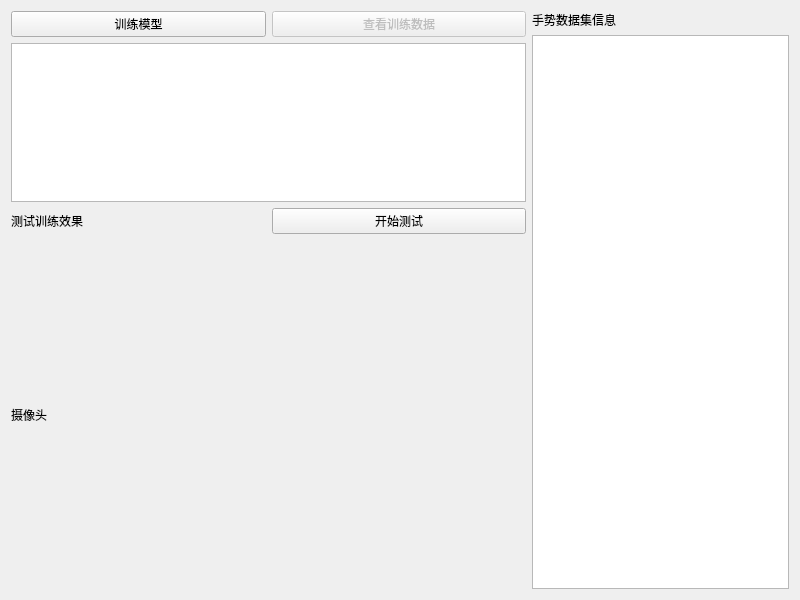
<?xml version="1.0" encoding="UTF-8"?>
<ui version="4.0">
 <class>Form</class>
 <widget class="QWidget" name="Form">
  <property name="geometry">
   <rect>
    <x>0</x>
    <y>0</y>
    <width>800</width>
    <height>600</height>
   </rect>
  </property>
  <property name="windowTitle">
   <string>Form</string>
  </property>
  <layout class="QHBoxLayout" name="horizontalLayout" stretch="2,1">
   <item>
    <layout class="QVBoxLayout" name="verticalLayout_10" stretch="1,2">
     <item>
      <layout class="QVBoxLayout" name="verticalLayout_4">
       <item>
        <layout class="QHBoxLayout" name="horizontalLayout_3">
         <item>
          <widget class="QPushButton" name="btn_train_model">
           <property name="text">
            <string>训练模型</string>
           </property>
          </widget>
         </item>
         <item>
          <widget class="QPushButton" name="btn_get_train_data">
           <property name="enabled">
            <bool>false</bool>
           </property>
           <property name="text">
            <string>查看训练数据</string>
           </property>
          </widget>
         </item>
        </layout>
       </item>
       <item>
        <widget class="QTextBrowser" name="text_debug">
         <property name="sizePolicy">
          <sizepolicy hsizetype="Preferred" vsizetype="Preferred">
           <horstretch>0</horstretch>
           <verstretch>0</verstretch>
          </sizepolicy>
         </property>
        </widget>
       </item>
      </layout>
     </item>
     <item>
      <layout class="QVBoxLayout" name="verticalLayout_9" stretch="0,1">
       <item>
        <layout class="QHBoxLayout" name="horizontalLayout_4">
         <item>
          <widget class="QLabel" name="label_7">
           <property name="text">
            <string>测试训练效果</string>
           </property>
          </widget>
         </item>
         <item>
          <widget class="QPushButton" name="btn_start_test_cap">
           <property name="text">
            <string>开始测试</string>
           </property>
          </widget>
         </item>
        </layout>
       </item>
       <item>
        <widget class="QLabel" name="label_test_capture">
         <property name="text">
          <string>摄像头</string>
         </property>
        </widget>
       </item>
      </layout>
     </item>
    </layout>
   </item>
   <item>
    <layout class="QVBoxLayout" name="verticalLayout_7">
     <item>
      <widget class="QLabel" name="label_3">
       <property name="text">
        <string>手势数据集信息</string>
       </property>
      </widget>
     </item>
     <item>
      <widget class="QTableView" name="table_gesture"/>
     </item>
    </layout>
   </item>
  </layout>
 </widget>
 <resources/>
 <connections/>
</ui>
